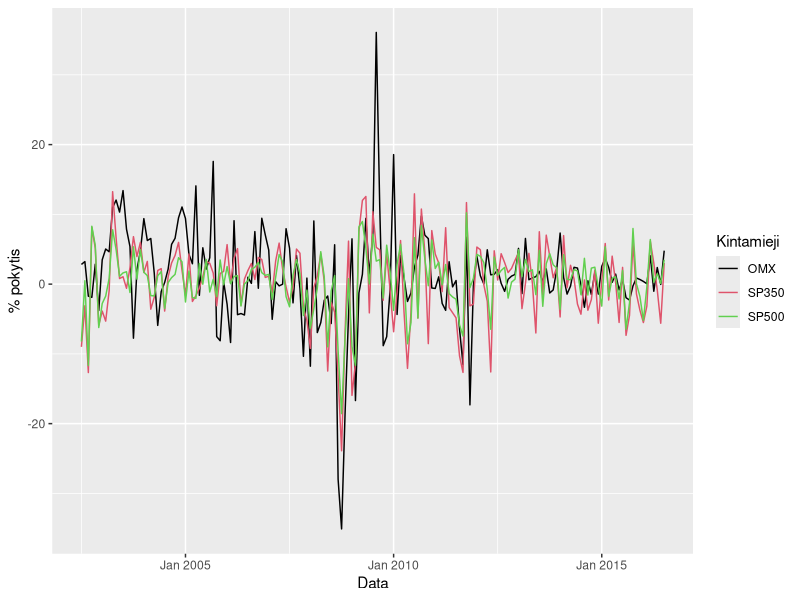
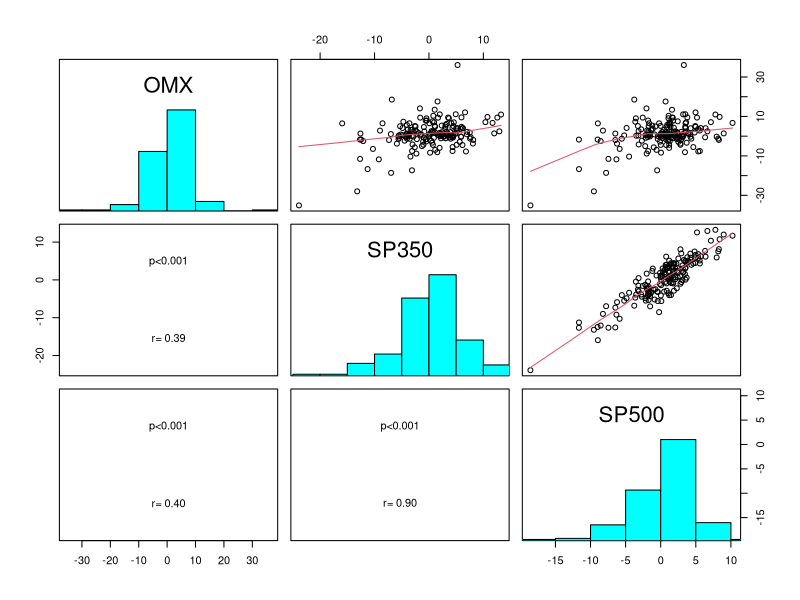

Generate these figures, in order, with R: (Note: this script raises an error after producing the figures.)
## ---- chunk 1
library("quantmod")
library("forecast")
library("xts")
library("dplyr")
library("gridExtra")
library("dynlm")
library(ggplot2)
library(reshape2)
library("knitr")
library("tseries")
library("MASS")
library(car)
library(lmtest)
library(sandwich)
## ---- chunk 2
data=read.csv("rawdata.csv")



data[ data == ":" ] = NA
data=data[complete.cases(data),]
rownames(data)<-NULL
## ---- chunk 3
data2=apply(data[,-1],2,as.numeric)
rownames(data2)=data[,1]
data2=data.frame(data2)
data2$nedarbas=data2$nedarbas/10

data2[,c("OMX","SP350","SP500","kk","mp","ip")] = apply(data2[,c("OMX","SP350","SP500","kk","mp","ip")],2,log)    #logaritmuojama indeksai, akcijų kainos, kursas  

data2[,c("OMX","SP350","SP500","kk","mp","ip")]=data2[,c("OMX","SP350","SP500","kk","mp","ip")]*100

data2$euribor=((data2$euribor+1)^(1/12)-1)*12                    #reiketu gal menesio?

data3=data.frame(diff(as.matrix(data2)))  
data3$euribor=data2$euribor[-1]
names(data3)[names(data3) == 'euribor'] <- 'palukanos'
data3$gkl = data$gkl[-1]    #gamintoju kainu lygio nereik diferencijuot nes jau yra pokytis %
#tsdisplay(data3$infliacija)
infliacija=diff(data3$infliacija)
data3=data3[-1,]
data3$infliacija=infliacija
p=apply(data3[,],2,function(i)adf.test(i,k=1)$p.value)
p=data.frame(p)
p[,1] = round(p[,1], digits = 2)
kable(p)
## ---- chunk 4
data=read.csv("rawdata.csv")



data[ data == ":" ] = NA
data=data[complete.cases(data),]
rownames(data)<-NULL
## ---- chunk 5
panel.hist <- function(x, ...)    #ši funkcija reikalinga grafikų lentelei išbrėžti (histogramos pateikimui)                        
{
  usr <- par("usr"); on.exit(par(usr))
  par(usr = c(usr[1:2], 0, 1.5) )
  h <- hist(x, plot = FALSE)
  breaks <- h$breaks; nB <- length(breaks)
  y <- h$counts; y <- y/max(y)
  rect(breaks[-nB], 0, breaks[-1], y, col = "cyan", ...)
}

panel.cor2 <- function(x, y, digits=2, cex.cor)
{
  usr <- par("usr"); on.exit(par(usr))
  par(usr = c(0, 1, 0, 1))
  r <- abs(cor(x, y))
  txt <- format(c(r, 0.123456789), digits=digits)[1]
  test <- cor.test(x,y)
  Signif <- ifelse(round(test$p.value,3)<0.001,"p<0.001",paste("p=",round(test$p.value,3)))  
  text(0.5, 0.25, paste("r=",txt))
  text(.5, .75, Signif)
}
panel.cor <- function(x, y, digits = 2, prefix = "", cex.cor,...)    #ši funkcija reikalinga grafikų lentelei
    #išbrėžti (koreliacijos koeficiento radimui)
{
  usr <- par("usr"); on.exit(par(usr))
  par(usr = c(0, 1, 0, 1))
  r <- abs(cor(x, y))
  txt <- format(c(r, 0.123456789), digits = digits)[1]
  txt <- paste0(prefix, txt)
  if(missing(cex.cor)) cex.cor <- 0.8/strwidth(txt)
  text(0.5, 0.5, txt, cex = 3)
}
## ---- chunk 6
data2=apply(data[,-1],2,as.numeric)
rownames(data2)=data[,1]
data2=data.frame(data2)
data2$nedarbas=data2$nedarbas/10

data2[,c("OMX","SP350","SP500","kk","mp","ip")] = apply(data2[,c("OMX","SP350","SP500","kk","mp","ip")],2,log)    #logaritmuojama indeksai, akcijų kainos, kursas  

data2[,c("OMX","SP350","SP500","kk","mp","ip")]=data2[,c("OMX","SP350","SP500","kk","mp","ip")]*100

data2$euribor=((data2$euribor+1)^(1/12)-1)*12                    #reiketu gal menesio?

data3=data.frame(diff(as.matrix(data2)))  
data3$euribor=data2$euribor[-1]
names(data3)[names(data3) == 'euribor'] <- 'palukanos'
data3$gkl = data$gkl[-1]    #gamintoju kainu lygio nereik diferencijuot nes jau yra pokytis %
#tsdisplay(data3$infliacija)
infliacija=diff(data3$infliacija)
data3=data3[-1,]
data3$infliacija=infliacija
## ---- chunk 7
Data = rownames(data3)
Data=as.yearmon(Data, "%YM%m")

data3=cbind.data.frame(Data, data3)
## ---- chunk 8
akc = melt(data3[,c("OMX","SP350","SP500","Data")], id=c("Data"))
ggplot(akc) + geom_line(aes(x=Data, y=value, colour=variable)) +
  scale_colour_manual(values=c(1:4))+ylab("% pokytis")+
  guides(col=guide_legend(title="Kintamieji"))
## ---- chunk 9
pairs(data3[,c("OMX","SP350","SP500")],upper.panel=panel.smooth,diag.panel=panel.hist, lower.panel=panel.cor2)
## ---- chunk 10
pairs(data3[,c("OMX","infliacija","nedarbas","kursas")],upper.panel=panel.smooth,diag.panel=panel.hist, lower.panel=panel.cor2)
## ---- chunk 11
pairs(data3[,c("OMX","mhope","phope","vhope","pramhope","vp")],upper.panel=panel.smooth,diag.panel=panel.hist, lower.panel=panel.cor2)
## ---- chunk 12
data3$OMX=data3$OMX-data3$palukanos
data3$SP350=data3$SP350-data3$palukanos

mod = lm(OMX ~ SP350 + kk + dll + nedarbas + infliacija + mhope + phope + pramhope + shope + ta + ul + vhope + vp + mp  + gkl + ip + kursas, data=data3)
mod = lm(OMX ~ SP350 + kk +lag(kk,1) + dll+ lag(dll,1) + nedarbas +lag(nedarbas,1)+ infliacija+lag(infliacija,1) + mhope +lag(mhope,1)+ phope +lag(phope,1)+ pramhope+lag(pramhope,1) + shope+lag(shope,1) + ta +lag(ta,1)+ ul +lag(ul,1)+ vhope + lag(vhope,1)+vp+lag(vp,1) + mp+lag(mp,1)  + gkl+lag(gkl,1) + ip +lag(ip,1)+ kursas+lag(kursas,1), data=data3)
mod = lm(OMX ~ SP350  + mp + gkl + ip + kursas, data=data3)
summary(mod)
data4 <- df[, -which(names(df) %in% c("name1", "name2", "name3"))]

summary(lm(formula = OMX ~ SP350 + nedarbas + infliacija + pramhope, data = data3))
stepAIC(mod)

summary(lm(formula = OMX ~ SP350 + nedarbas + infliacija + phope + pramhope + 
    ul, data = data3)) # uzsakymu lukesciai atrodo nelogiskas, matyt paslinktas


summary(lm(formula = OMX ~ SP350 + phope + pramhope + vhope, data = data3))
mod=lm(formula = OMX ~ SP350 + phope + pramhope + vhope, data = data3)
ncvTest(mod) #heteroskedastiskumas
summary(lm(formula = OMX ~ lag(euribor,15), data = data3))


mod = lm(OMX ~ SP350 + kk + dll + nedarbas + infliacija + mhope + phope + pramhope + shope + ta + ul + vhope + vp + mp + euribor + gkl + ip + kursas+lag(euribor,1)+lag(euribor,2)+lag(euribor,3)+lag(euribor,4)+lag(euribor,5)+lag(euribor,6)+lag(euribor,7)+lag(euribor,8)+lag(euribor,9), data=data3)
stepAIC(mod)
summary(lm(formula = OMX ~ SP350 + nedarbas  + phope + pramhope +  
    vhope  + lag(euribor, 1) + lag(euribor, 3) + lag(euribor, 
    6) , data = data3))
summary(lm(formula = OMX ~ SP350 + nedarbas  + phope + pramhope +  
    vhope  + lag(euribor, 1) , data = data3))

#kaip su zymejimu? OMX 2012M2 tai kiek paaugo per 2012M1 iki 2012M2? ar tai tas pats su kitais rodikliais? Rodikliai turetu buti su lagu? 
summary(lm(formula = OMX ~ SP350 + nedarbas + phope + pramhope +  
    vhope  + lag(euribor, 1) , data = data3))


#OMX indeksas <5mlrd eur, jei maziau negu <5lrd $ galima skaityti kaip mazos kapitalizacijos Amerikos kompanija, dideles rizikos, del to mazesne koreliacija su rinkomis
#One is that small-cap stocks have a lower trading liquidity. For investors, this means enough shares at the right price may be unavailable when they wish to buy, or at times, it may be difficult to sell shares quickly at favorable prices.

#Another aspect is that, in comparison to large-cap companies, small-cap firms generally have less access to capital and, overall, not as many financial resources. This makes it difficult for smaller companies to obtain necessary financing to bridge gaps in cash flow, fund new market growth pursuits or undertake large capital expenditures. This problem can become more severe for small-cap companies during economic cycle lows.
#Read more: How do the risks of large cap stocks differ from the risks of small cap stocks? | Investopedia http://www.investopedia.com/ask/answers/032615/how-do-risks-large-cap-stocks-differ-risks-small-cap-stocks.asp#ixzz4OeTYhmLS 


step(mod,direction="both",test="F")

mod2=lm(formula = OMX ~ SP350 + lag(infliacija, 1) + 
    lag(phope, 1) + pramhope + lag(vp, 1) + lag(mp, 1) , data = data3)
AIC(mod2)
summary(mod2)

mod=lm(formula = OMX ~ SP350 + pramhope + vhope, data = data3)
AIC(mod)

coeftest(mod,data=data3,df=inf,vcov=vcovHC(mod,type="HC4"))
plot(mod$res,type="l")
## ---- chunk 13
mod_po_aic <- lm(formula = OMX ~ SP350 + nedarbas + infliacija + phope + pramhope + ul, data = data3)

## ---- chunk 14
datafr=data.frame(summary(mod_po_aic)[c(4,8)] %>%  lapply(round,2))
colnames(datafr)=c("beta koeficientai","standartinis nuokrypis","koeficientu t reikšmes","p reiksme", "R kvadratas")
rownames(datafr)=c("beta nulinis","S&P350","nedarbas","infliacija","paslaugu pasitikejimas", "pramones pasitikejimas", "uzsakymu lukesciai")
datafr[2:nrow(datafr),"R kvadratas"]="-"
kable(datafr)
